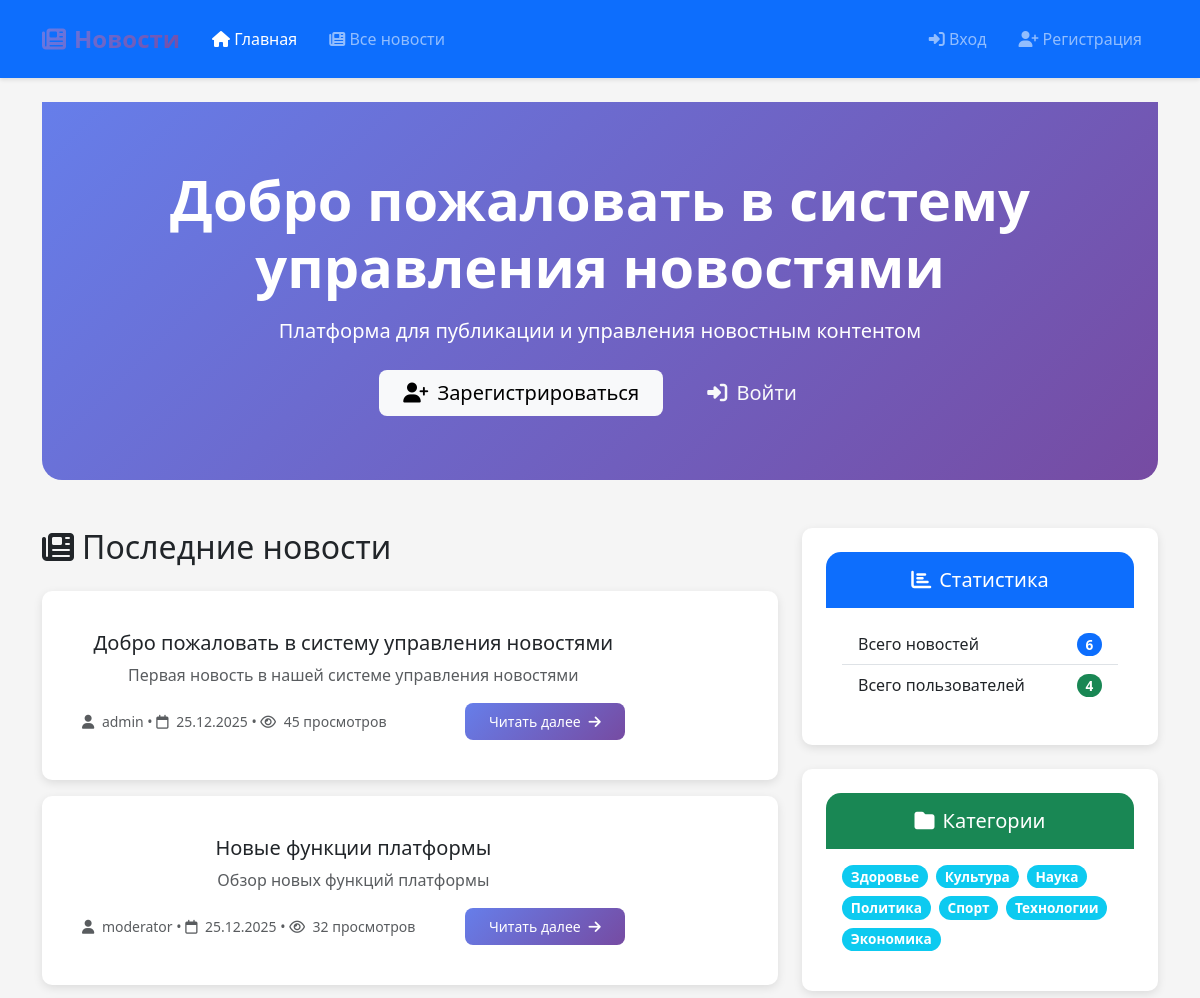
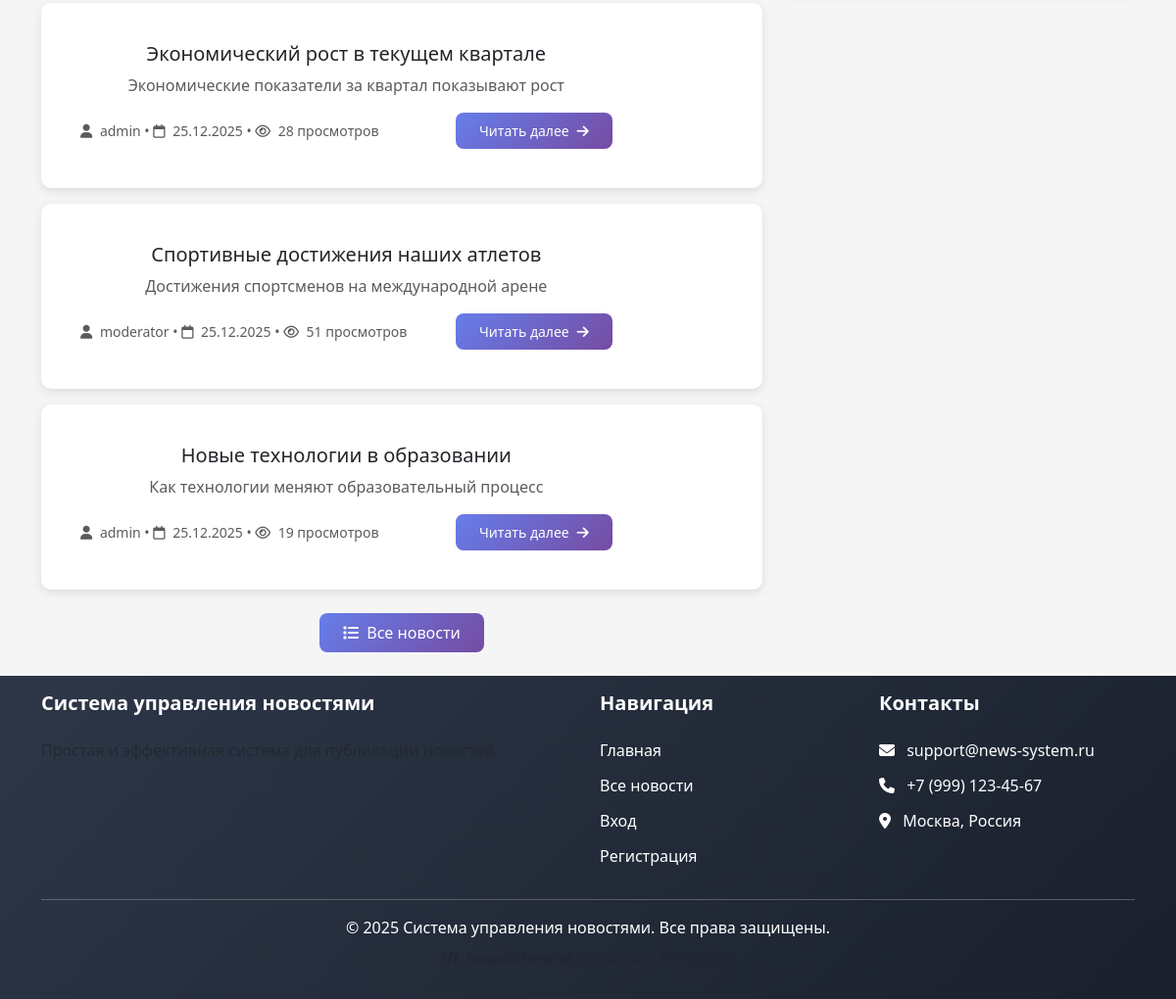
The page / on the database its author committed (2 pictures, top to bottom).
### tables this page shows
CREATE TABLE `news` (
  `id` int(11) NOT NULL AUTO_INCREMENT,
  `title` varchar(255) NOT NULL,
  `slug` varchar(255) NOT NULL,
  `content` text NOT NULL,
  `excerpt` varchar(500) DEFAULT NULL,
  `image_url` varchar(500) DEFAULT NULL,
  `author_id` int(11) NOT NULL,
  `category_id` int(11) DEFAULT NULL,
  `is_published` tinyint(1) DEFAULT 1,
  `views` int(11) DEFAULT 0,
  `meta_title` varchar(255) DEFAULT NULL,
  `meta_description` varchar(500) DEFAULT NULL,
  `created_at` timestamp NOT NULL DEFAULT current_timestamp(),
  `updated_at` timestamp NOT NULL DEFAULT current_timestamp() ON UPDATE current_timestamp(),
  PRIMARY KEY (`id`),
  UNIQUE KEY `slug` (`slug`),
  KEY `author_id` (`author_id`),
  KEY `category_id` (`category_id`),
  CONSTRAINT `news_ibfk_1` FOREIGN KEY (`author_id`) REFERENCES `users` (`id`) ON DELETE CASCADE,
  CONSTRAINT `news_ibfk_2` FOREIGN KEY (`category_id`) REFERENCES `categories` (`id`) ON DELETE SET NULL
);

CREATE TABLE `users` (
  `id` int(11) NOT NULL AUTO_INCREMENT,
  `username` varchar(50) NOT NULL,
  `email` varchar(100) NOT NULL,
  `password` varchar(255) NOT NULL,
  `role` enum('user','moderator','admin') DEFAULT 'user',
  `is_active` tinyint(1) DEFAULT 1,
  `avatar` varchar(255) DEFAULT NULL,
  `bio` text DEFAULT NULL,
  `created_at` timestamp NOT NULL DEFAULT current_timestamp(),
  `updated_at` timestamp NOT NULL DEFAULT current_timestamp() ON UPDATE current_timestamp(),
  PRIMARY KEY (`id`),
  UNIQUE KEY `username` (`username`),
  UNIQUE KEY `email` (`email`)
);

CREATE TABLE `categories` (
  `id` int(11) NOT NULL AUTO_INCREMENT,
  `name` varchar(100) NOT NULL,
  `slug` varchar(100) NOT NULL,
  `description` text DEFAULT NULL,
  `created_at` timestamp NOT NULL DEFAULT current_timestamp(),
  PRIMARY KEY (`id`),
  UNIQUE KEY `name` (`name`),
  UNIQUE KEY `slug` (`slug`)
);

### config/database.php (called while the page is built, shortened)
<?php
class Database {
    private $host = "localhost";
    private $db_name = "news_system";
    private $username = "root";
    private $password = "";
    public $conn;
    private static $instance = null;
    public function __construct() {
        try {
            $this->conn = new PDO(
                "mysql:host=" . $this->host . ";dbname=" . $this->db_name . ";charset=utf8mb4",
                $this->username,
                $this->password,
                [
                    PDO::ATTR_ERRMODE => PDO::ERRMODE_EXCEPTION,
                    PDO::ATTR_DEFAULT_FETCH_MODE => PDO::FETCH_ASSOC,
                    PDO::ATTR_EMULATE_PREPARES => false
                ]
            );
        } catch(PDOException $exception) {
            die("Ошибка подключения к базе данных: " . $exception->getMessage());
        }
    }
    public static function getInstance() {
        if (self::$instance === null) {
            self::$instance = new Database();
        }
        return self::$instance;
    }
    public function getConnection() {
        return $this->conn;
    }
}
?>

### includes/functions.php (called while the page is built, shortened)
<?php
require_once __DIR__ . '/../config/database.php';
class NewsSystem {
    private $db;
    public function __construct() {
        $this->db = Database::getInstance()->getConnection();
    }
    public function countUsers() {
        $sql = "SELECT COUNT(*) FROM users";
        $stmt = $this->db->prepare($sql);
        $stmt->execute();
        return $stmt->fetchColumn();
    }
    public function getNews($limit = 10, $offset = 0, $category = null) {
        $sql = "SELECT n.*, u.username as author_name, c.name as category_name
                FROM news n
                LEFT JOIN users u ON n.author_id = u.id
                LEFT JOIN categories c ON n.category_id = c.id
                WHERE n.is_published = 1";
        $params = [];
        $sql .= " ORDER BY n.created_at DESC LIMIT ? OFFSET ?";
        $params[] = $limit;
        $params[] = $offset;
        $stmt = $this->db->prepare($sql);
        $stmt->execute($params);
        return $stmt->fetchAll();
    }
    public function countNews() {
        $sql = "SELECT COUNT(*) FROM news WHERE is_published = 1";
        $stmt = $this->db->prepare($sql);
        $stmt->execute();
        return $stmt->fetchColumn();
    }
    public function getCategories() {
        $sql = "SELECT * FROM categories ORDER BY name";
        $stmt = $this->db->prepare($sql);
        $stmt->execute();
        return $stmt->fetchAll();
    }
}
?>

### index.php (the view, shortened to what this page needs)
<?php
require_once 'config/database.php';
require_once 'includes/functions.php';
$system = new NewsSystem();
?>
<!DOCTYPE html>
<html lang="ru" dir="ltr">
<head>
    <link href="https://cdn.jsdelivr.net/npm/bootstrap@5.3.0/dist/css/bootstrap.min.css" rel="stylesheet">
    <link rel="stylesheet" href="https://cdnjs.cloudflare.com/ajax/libs/font-awesome/6.4.0/css/all.min.css">
    <link rel="stylesheet" href="assets/css/style.css">
</head>
<body>
    <nav class="navbar navbar-expand-lg navbar-dark bg-primary shadow-sm">
        <div class="container">
            <a class="navbar-brand" href="/">
                <i class="fas fa-newspaper me-2"></i>Новости
            </a>
            <div class="collapse navbar-collapse" id="navbarNav">
                <ul class="navbar-nav me-auto">
                    <li class="nav-item">
                        <a class="nav-link active" href="/"><i class="fas fa-home"></i> Главная</a>
                    </li>
                    <li class="nav-item">
                        <a class="nav-link" href="news.php"><i class="fas fa-newspaper"></i> Все новости</a>
                    </li>
                </ul>
                <ul class="navbar-nav">
                    <?php if (isset($_SESSION['user_id'])): ?>
                        <li class="nav-item dropdown">
                            <a class="nav-link dropdown-toggle" href="#" role="button"
                               data-bs-toggle="dropdown" aria-expanded="false">
                                <i class="fas fa-user-circle me-1"></i>
                                <?php echo htmlspecialchars($_SESSION['username']); ?>
                                <span class="badge bg-<?php
                                    switch($_SESSION['user_role']) {
                                        case 'admin': echo 'danger'; break;
                                        case 'moderator': echo 'warning'; break;
                                        default: echo 'secondary';
                                    }
                                ?> ms-1">
                                    <?php echo $_SESSION['user_role']; ?>
                                </span>
                            </a>
                            <ul class="dropdown-menu dropdown-menu-end">
                                <li><a class="dropdown-item" href="profile.php">
                                    <i class="fas fa-user me-2"></i>Профиль
                                </a></li>
                                <li><hr class="dropdown-divider"></li>
                                <li><a class="dropdown-item text-danger" href="logout.php">
                                    <i class="fas fa-sign-out-alt me-2"></i>Выход
                                </a></li>
                            </ul>
                        </li>
                    <?php else: ?>
                        <li class="nav-item">
                            <a class="nav-link" href="login.php">
                                <i class="fas fa-sign-in-alt"></i> Вход
                            </a>
                        </li>
                        <li class="nav-item">
                            <a class="nav-link" href="register.php">
                                <i class="fas fa-user-plus"></i> Регистрация
                            </a>
                        </li>
                    <?php endif; ?>
                </ul>
            </div>
        </div>
    </nav>
    <main class="container my-4">
        <div class="hero-section text-center">
            <div class="container">
                <h1 class="display-4 fw-bold mb-3">Добро пожаловать в систему управления новостями</h1>
                <p class="lead mb-4">Платформа для публикации и управления новостным контентом</p>
                <?php if (!isset($_SESSION['user_id'])): ?>
                    <div class="mt-4">
                        <a href="register.php" class="btn btn-light btn-lg me-3">
                            <i class="fas fa-user-plus me-1"></i> Зарегистрироваться
                        </a>
                        <a href="login.php" class="btn btn-outline-light btn-lg">
                            <i class="fas fa-sign-in-alt me-1"></i> Войти
                        </a>
                    </div>
                <?php endif; ?>
            </div>
        </div>
        <div class="row mt-5">
            <div class="col-md-8">
                <h2 class="mb-4"><i class="fas fa-newspaper me-2"></i>Последние новости</h2>
                <?php
                try {
                    $news = $system->getNews(5, 0);
                    if (empty($news)):
                ?>
                    <div class="alert alert-info">
                        <i class="fas fa-info-circle me-2"></i>
                        Новостей пока нет. Будьте первым, кто опубликует новость!
                    </div>
                <?php
                    else:
                        foreach ($news as $item):
                ?>
                    <div class="card mb-3 stat-card">
                        <div class="card-body">
                            <div class="row">
                                <div class="col-md-10">
                                    <h5 class="card-title">
                                        <a href="news.php?id=<?php echo $item['id']; ?>" class="text-decoration-none text-dark">
                                            <?php echo htmlspecialchars($item['title']); ?>
                                        </a>
                                    </h5>
                                    <p class="card-text text-muted">
                                        <?php echo htmlspecialchars($item['excerpt']); ?>
                                    </p>
                                    <div class="d-flex justify-content-between align-items-center">
                                        <small class="text-muted">
                                            <i class="fas fa-user me-1"></i>
                                            <?php echo htmlspecialchars($item['author_name']); ?>
                                            &bull;
                                            <i class="far fa-calendar me-1"></i>
                                            <?php echo date('d.m.Y', strtotime($item['created_at'])); ?>
                                            &bull;
                                            <i class="far fa-eye me-1"></i>
                                            <?php echo $item['views']; ?> просмотров
                                        </small>
                                        <a href="news.php?id=<?php echo $item['id']; ?>" class="btn btn-sm btn-primary">
                                            Читать далее <i class="fas fa-arrow-right ms-1"></i>
                                        </a>
                                    </div>
                                </div>
                            </div>
                        </div>
                    </div>
                <?php
                        endforeach;
                    endif;
                } catch (Exception $e) {
                    echo '<div class="alert alert-danger">Ошибка при загрузке новостей: ' . $e->getMessage() . '</div>';
                }
                ?>
                <div class="text-center mt-4">
                    <a href="news.php" class="btn btn-primary">
                        <i class="fas fa-list me-1"></i> Все новости
                    </a>
                </div>
            </div>
            <div class="col-md-4">
                <div class="card mb-4 stat-card">
                    <div class="card-header bg-primary text-white">
                        <h5 class="mb-0"><i class="fas fa-chart-bar me-2"></i>Статистика</h5>
                    </div>
                    <div class="card-body">
                        <ul class="list-group list-group-flush">
                            <li class="list-group-item d-flex justify-content-between align-items-center">
                                Всего новостей
                                <span class="badge bg-primary rounded-pill">
                                    <?php echo $system->countNews(); ?>
                                </span>
                            </li>
                            <li class="list-group-item d-flex justify-content-between align-items-center">
                                Всего пользователей
                                <span class="badge bg-success rounded-pill">
                                    <?php echo $system->countUsers(); ?>
                                </span>
                            </li>
                        </ul>
                    </div>
                </div>
                <div class="card mb-4 stat-card">
                    <div class="card-header bg-success text-white">
                        <h5 class="mb-0"><i class="fas fa-folder me-2"></i>Категории</h5>
                    </div>
                    <div class="card-body">
                        <?php
                        try {
                            $categories = $system->getCategories();
                            if (!empty($categories)):
                        ?>
                            <div class="d-flex flex-wrap gap-2">
                                <?php foreach ($categories as $category): ?>
                                    <a href="category.php?slug=<?php echo $category['slug']; ?>"
                                       class="badge bg-info text-decoration-none">
                                        <?php echo htmlspecialchars($category['name']); ?>
                                    </a>
                                <?php endforeach; ?>
                            </div>
                        <?php else: ?>
                            <p class="text-muted mb-0">Категории пока не добавлены</p>
                        <?php endif;
                        } catch (Exception $e) {
                            echo '<p class="text-danger small">Ошибка загрузки категорий</p>';
                        }
                        ?>
                    </div>
                </div>
            </div>
        </div>
    </main>
    <footer class="footer mt-auto py-3 bg-dark text-white">
        <div class="container">
            <div class="row">
                <div class="col-md-6">
                    <h5>Система управления новостями</h5>
                    <p class="text-muted">Простая и эффективная система для публикации новостей</p>
                </div>
                <div class="col-md-3">
                    <h5>Навигация</h5>
                    <ul class="list-unstyled">
                        <li><a href="/" class="text-white text-decoration-none">Главная</a></li>
                        <li><a href="news.php" class="text-white text-decoration-none">Все новости</a></li>
                        <?php if (!isset($_SESSION['user_id'])): ?>
                            <li><a href="login.php" class="text-white text-decoration-none">Вход</a></li>
                            <li><a href="register.php" class="text-white text-decoration-none">Регистрация</a></li>
                        <?php endif; ?>
                    </ul>
                </div>
                <div class="col-md-3">
                    <h5>Контакты</h5>
                    <ul class="list-unstyled">
                        <li><i class="fas fa-envelope me-2"></i> support@news-system.ru</li>
                        <li><i class="fas fa-phone me-2"></i> +7 (999) 123-45-67</li>
                        <li><i class="fas fa-map-marker-alt me-2"></i> Москва, Россия</li>
                    </ul>
                </div>
            </div>
            <hr class="bg-secondary">
            <div class="row">
                <div class="col-md-12 text-center">
                    <p class="mb-0">
                        &copy; <?php echo date('Y'); ?> Система управления новостями.
                        Все права защищены.
                    </p>
                    <p class="text-muted small mt-2">
                        <i class="fas fa-code me-1"></i>
                    </p>
                </div>
            </div>
        </div>
    </footer>
</body>
</html>

### rows shown on the page
news: title "Добро пожаловать в систему управления новостями", excerpt "Первая новость в нашей системе управления новостями", author.username "admin", created_at "25.12.2025", views "45"
news: title "Новые функции платформы", excerpt "Обзор новых функций платформы", author.username "moderator", created_at "25.12.2025", views "32"
news: title "Экономический рост в текущем квартале", excerpt "Экономические показатели за квартал показывают рост", author.username "admin", created_at "25.12.2025", views "28"
news: title "Спортивные достижения наших атлетов", excerpt "Достижения спортсменов на международной арене", author.username "moderator", created_at "25.12.2025", views "51"
news: title "Новые технологии в образовании", excerpt "Как технологии меняют образовательный процесс", author.username "admin", created_at "25.12.2025", views "19"
categories: name "Здоровье"
categories: name "Культура"
categories: name "Наука"
categories: name "Политика"
categories: name "Спорт"
categories: name "Технологии"
categories: name "Экономика"

### other values the page prints
$system->countNews() "6"
$system->countUsers() "4"
